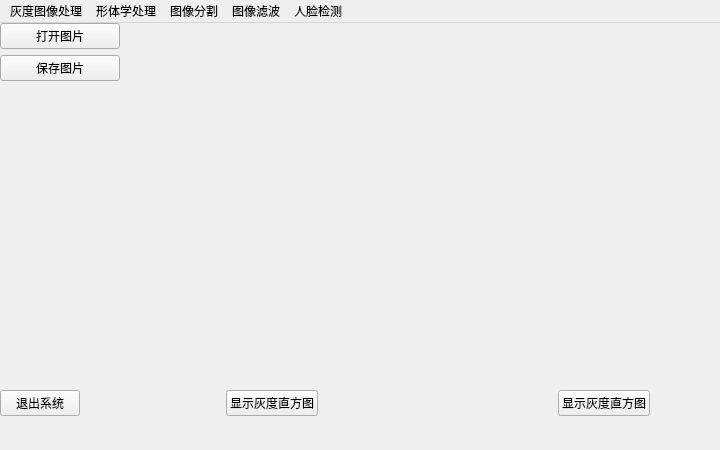
<?xml version="1.0" encoding="UTF-8"?>
<ui version="4.0">
 <class>MainWindow</class>
 <widget class="QMainWindow" name="MainWindow">
  <property name="geometry">
   <rect>
    <x>0</x>
    <y>0</y>
    <width>720</width>
    <height>450</height>
   </rect>
  </property>
  <property name="minimumSize">
   <size>
    <width>720</width>
    <height>450</height>
   </size>
  </property>
  <property name="maximumSize">
   <size>
    <width>720</width>
    <height>450</height>
   </size>
  </property>
  <property name="windowTitle">
   <string>图像处理软件</string>
  </property>
  <widget class="QWidget" name="centralwidget">
   <widget class="QWidget" name="widget_left" native="true">
    <property name="geometry">
     <rect>
      <x>0</x>
      <y>0</y>
      <width>120</width>
      <height>340</height>
     </rect>
    </property>
    <property name="styleSheet">
     <string notr="true"/>
    </property>
    <layout class="QVBoxLayout" name="verticalLayout">
     <item>
      <widget class="QPushButton" name="Button_open">
       <property name="text">
        <string>打开图片</string>
       </property>
      </widget>
     </item>
     <item>
      <widget class="QPushButton" name="Button_save">
       <property name="text">
        <string>保存图片</string>
       </property>
      </widget>
     </item>
     <item>
      <spacer name="verticalSpacer">
       <property name="orientation">
        <enum>Qt::Vertical</enum>
       </property>
       <property name="sizeHint" stdset="0">
        <size>
         <width>20</width>
         <height>40</height>
        </size>
       </property>
      </spacer>
     </item>
    </layout>
   </widget>
   <widget class="QWidget" name="widget_show_rgb" native="true">
    <property name="geometry">
     <rect>
      <x>150</x>
      <y>0</y>
      <width>270</width>
      <height>340</height>
     </rect>
    </property>
    <property name="font">
     <font>
      <pointsize>9</pointsize>
     </font>
    </property>
    <widget class="QLabel" name="label_rgb">
     <property name="geometry">
      <rect>
       <x>0</x>
       <y>0</y>
       <width>270</width>
       <height>340</height>
      </rect>
     </property>
     <property name="sizePolicy">
      <sizepolicy hsizetype="Preferred" vsizetype="Preferred">
       <horstretch>0</horstretch>
       <verstretch>0</verstretch>
      </sizepolicy>
     </property>
     <property name="text">
      <string/>
     </property>
    </widget>
   </widget>
   <widget class="QWidget" name="widget_show_grey" native="true">
    <property name="geometry">
     <rect>
      <x>450</x>
      <y>0</y>
      <width>270</width>
      <height>340</height>
     </rect>
    </property>
    <widget class="QLabel" name="label_grey">
     <property name="geometry">
      <rect>
       <x>0</x>
       <y>0</y>
       <width>270</width>
       <height>340</height>
      </rect>
     </property>
     <property name="text">
      <string/>
     </property>
    </widget>
   </widget>
   <widget class="QWidget" name="widget_botton" native="true">
    <property name="geometry">
     <rect>
      <x>0</x>
      <y>350</y>
      <width>720</width>
      <height>60</height>
     </rect>
    </property>
    <layout class="QHBoxLayout" name="horizontalLayout">
     <item>
      <widget class="QPushButton" name="Button_exit">
       <property name="text">
        <string>退出系统</string>
       </property>
      </widget>
     </item>
     <item>
      <spacer name="horizontalSpacer">
       <property name="orientation">
        <enum>Qt::Horizontal</enum>
       </property>
       <property name="sizeType">
        <enum>QSizePolicy::Preferred</enum>
       </property>
       <property name="sizeHint" stdset="0">
        <size>
         <width>140</width>
         <height>20</height>
        </size>
       </property>
      </spacer>
     </item>
     <item>
      <widget class="QPushButton" name="Button_show_histogram_1">
       <property name="text">
        <string>显示灰度直方图</string>
       </property>
      </widget>
     </item>
     <item>
      <spacer name="horizontalSpacer_2">
       <property name="orientation">
        <enum>Qt::Horizontal</enum>
       </property>
       <property name="sizeHint" stdset="0">
        <size>
         <width>40</width>
         <height>20</height>
        </size>
       </property>
      </spacer>
     </item>
     <item>
      <widget class="QPushButton" name="Button_show_histogram_2">
       <property name="text">
        <string>显示灰度直方图</string>
       </property>
      </widget>
     </item>
     <item>
      <spacer name="horizontalSpacer_4">
       <property name="orientation">
        <enum>Qt::Horizontal</enum>
       </property>
       <property name="sizeType">
        <enum>QSizePolicy::Preferred</enum>
       </property>
       <property name="sizeHint" stdset="0">
        <size>
         <width>70</width>
         <height>20</height>
        </size>
       </property>
      </spacer>
     </item>
    </layout>
   </widget>
  </widget>
  <widget class="QMenuBar" name="menubar">
   <property name="geometry">
    <rect>
     <x>0</x>
     <y>0</y>
     <width>720</width>
     <height>23</height>
    </rect>
   </property>
   <widget class="QMenu" name="menu_grap_process">
    <property name="title">
     <string>灰度图像处理</string>
    </property>
    <widget class="QMenu" name="menu_gray_transform">
     <property name="title">
      <string>灰度变换</string>
     </property>
     <widget class="QMenu" name="menu_gray_transform_no_liner">
      <property name="title">
       <string>非线性变换</string>
      </property>
      <addaction name="action_gray_transform_log"/>
      <addaction name="action_gray_transform_gamma"/>
     </widget>
     <addaction name="action_gray_transform_liner"/>
     <addaction name="menu_gray_transform_no_liner"/>
    </widget>
    <addaction name="actionRGB2grey"/>
    <addaction name="action_histogram"/>
    <addaction name="menu_gray_transform"/>
   </widget>
   <widget class="QMenu" name="menu_morphology_process">
    <property name="title">
     <string>形体学处理</string>
    </property>
    <addaction name="action_erode"/>
    <addaction name="action_dilate"/>
   </widget>
   <widget class="QMenu" name="menu_segmentation">
    <property name="title">
     <string>图像分割</string>
    </property>
    <widget class="QMenu" name="menu_edge">
     <property name="title">
      <string>边缘分割</string>
     </property>
     <addaction name="action_edge_Sobel"/>
     <addaction name="action_edge_Canny"/>
    </widget>
    <widget class="QMenu" name="menu_threshold_seg">
     <property name="title">
      <string>阈值分割</string>
     </property>
     <addaction name="action_threshold_seg_fixed_threshold"/>
     <addaction name="action_threshold_seg_unfixed_threshold"/>
    </widget>
    <addaction name="menu_threshold_seg"/>
    <addaction name="action_area_growth"/>
    <addaction name="menu_edge"/>
   </widget>
   <widget class="QMenu" name="menu_filtering">
    <property name="title">
     <string>图像滤波</string>
    </property>
    <addaction name="action_mean_filtering"/>
    <addaction name="action_median_filtering"/>
    <addaction name="action_gaussian_filtering"/>
   </widget>
   <widget class="QMenu" name="menu_face_detection">
    <property name="title">
     <string>人脸检测</string>
    </property>
   </widget>
   <addaction name="menu_grap_process"/>
   <addaction name="menu_morphology_process"/>
   <addaction name="menu_segmentation"/>
   <addaction name="menu_filtering"/>
   <addaction name="menu_face_detection"/>
  </widget>
  <action name="actionRGB2grey">
   <property name="text">
    <string>RGB转灰度图片</string>
   </property>
  </action>
  <action name="action_histogram">
   <property name="text">
    <string>直方图均衡化</string>
   </property>
  </action>
  <action name="action_gray_transform_liner">
   <property name="text">
    <string>线性变换</string>
   </property>
  </action>
  <action name="action_gray_transform_log">
   <property name="text">
    <string>对数变换</string>
   </property>
  </action>
  <action name="action_gray_transform_gamma">
   <property name="text">
    <string>伽马变换</string>
   </property>
  </action>
  <action name="action_erode">
   <property name="text">
    <string>腐蚀</string>
   </property>
  </action>
  <action name="action_dilate">
   <property name="text">
    <string>膨胀</string>
   </property>
  </action>
  <action name="action_area_growth">
   <property name="text">
    <string>区域生长</string>
   </property>
  </action>
  <action name="action_edge_Sobel">
   <property name="text">
    <string>Sobel算子</string>
   </property>
  </action>
  <action name="action_edge_Canny">
   <property name="text">
    <string>Canny算子</string>
   </property>
  </action>
  <action name="action_threshold_seg_fixed_threshold">
   <property name="text">
    <string>固定阈值</string>
   </property>
  </action>
  <action name="action_threshold_seg_unfixed_threshold">
   <property name="text">
    <string>自定义阈值</string>
   </property>
  </action>
  <action name="action_mean_filtering">
   <property name="text">
    <string>均值滤波</string>
   </property>
  </action>
  <action name="action_median_filtering">
   <property name="text">
    <string>中值滤波</string>
   </property>
  </action>
  <action name="action_gaussian_filtering">
   <property name="text">
    <string>高斯滤波</string>
   </property>
  </action>
 </widget>
 <resources/>
 <connections/>
</ui>
